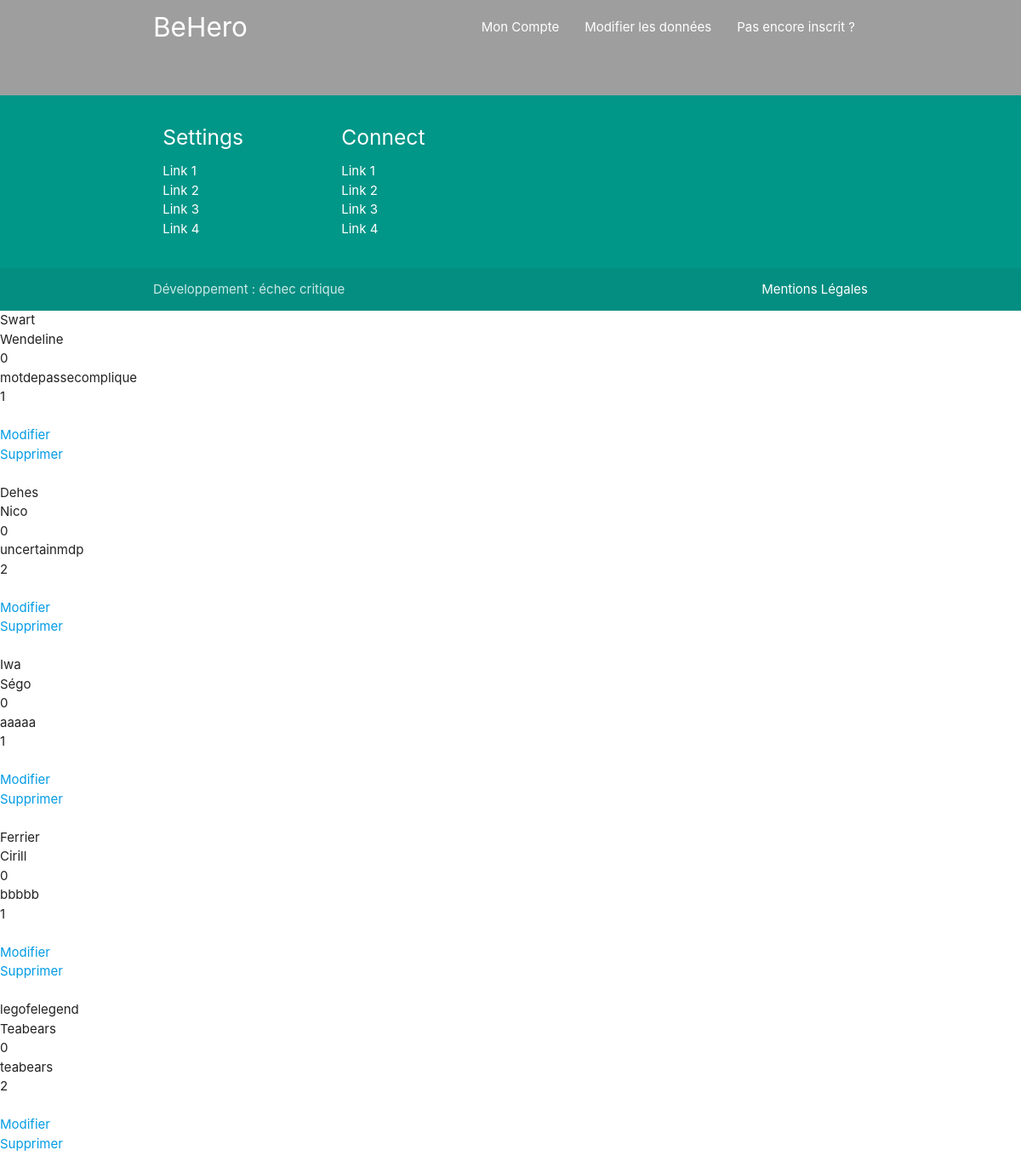
/selectEleve.php, run on an earlier commit of the app's database.
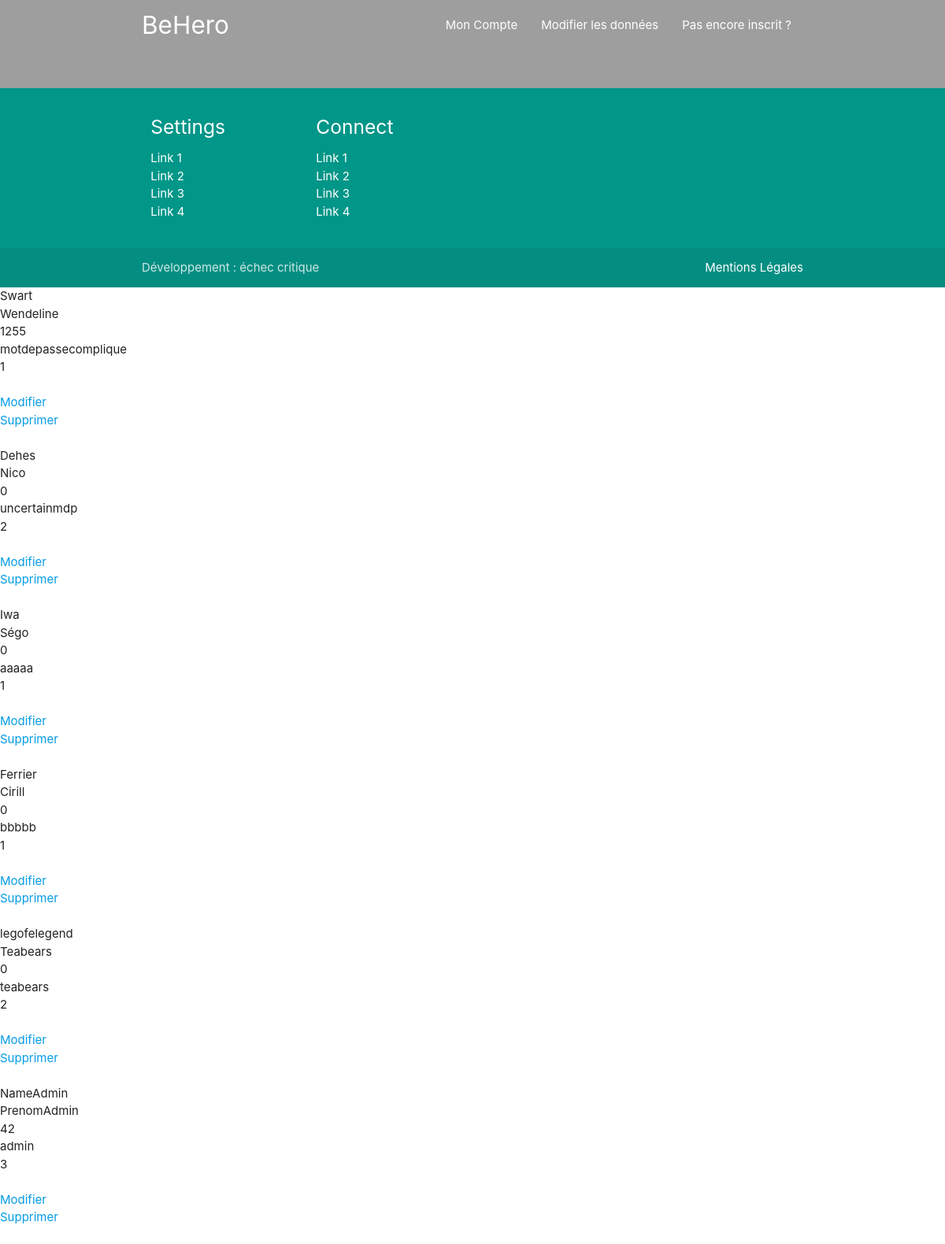
And on a later commit of the database.
### tables this page shows
CREATE TABLE IF NOT EXISTS `eleve` (
  `idE` int(11) NOT NULL AUTO_INCREMENT,
  `NomE` char(50) NOT NULL,
  `PrenomE` char(50) NOT NULL,
  `nbPoint` int(11) NOT NULL DEFAULT '0',
  `password` char(50) NOT NULL,
  `idC` int(11) NOT NULL,
  PRIMARY KEY (`idE`),
  KEY `fk_eleve` (`idC`)
);

### selectEleve.php (the view)
<?php include 'php/coDatabase.php';
      include'php/head.php';
      include 'php/nav.php';
      include 'php/footer.php';
try {
    $req = ("SELECT * FROM eleve");
    $traitement = $connect->prepare($req);
    $traitement -> execute();
        while($ligne = $traitement ->fetch()){
        echo $ligne['NomE'].'<br>';
        echo $ligne['PrenomE'].'<br>';
        echo $ligne['nbPoint'].'<br>';
        echo $ligne['password'].'<br>';
        echo $ligne['idC'].'<br><br>';
        echo"<a href=\"FormUpdate.php?id=".$ligne['idE']."\">Modifier</a><br>";
        echo"<a href=\"deleteEleve.php?id=".$ligne['idE']."\">Supprimer</a><br><br>";
    }
}catch(PDOException $e){
    die('Source  :'.$dsn.'Erreur :'.$e);
}

### php/head.php (shortened to what this page needs)
<head>
  <link href="css/materialize.css" type="text/css" rel="stylesheet" media="screen,projection"/>
  <link href="css/style.css" type="text/css" rel="stylesheet" media="screen,projection"/>
  <link rel="stylesheet" href="https://use.fontawesome.com/releases/v5.3.1/css/all.css">
</head>

### php/nav.php (shortened to what this page needs)
<nav class="grey nav-extended scrollspy" role="navigation" id="nav">
    <div class="nav-wrapper container">
        <a id="logo-container" href="index.php" class="brand-logo typoLogo">BeHero</a>
        <ul class="right hide-on-med-and-down">
            <?php include 'sous-nav.php' ?>
        </ul>
            <?php include 'sous-nav.php' ?>
    </div>
    <div class="nav-content container center">
      <ul class="tabs tabs-transparent">
      </ul>
    </div>
</nav>

### php/sous-nav.php
<?php
    if(isset($_SESSION['user'])){
        echo'<li><a href="deconnexion.php">Déconnexion</a></li>';
    }else{
        echo'<li><a href="connexion.php">Mon Compte</a></li>';
        echo'<li><a href="selectEleve.php">Modifier les données</a></li>';
        echo'<li><a href="FormInsert.php">Pas encore inscrit ?</a></li>';
    }
?>

### php/footer.php (shortened to what this page needs)
<footer class="page-footer teal">
    <div class="container">
        <div class="row">
            <div class="col l3 s12">
                <h5 class="white-text">Settings</h5>
                <ul>
                    <li><a class="white-text" href="#!">Link 1</a></li>
                    <li><a class="white-text" href="#!">Link 2</a></li>
                    <li><a class="white-text" href="#!">Link 3</a></li>
                    <li><a class="white-text" href="#!">Link 4</a></li>
                </ul>
            </div>
            <div class="col l3 s12">
                <h5 class="white-text">Connect</h5>
                <ul>
                    <li><a class="white-text" href="#!">Link 1</a></li>
                    <li><a class="white-text" href="#!">Link 2</a></li>
                    <li><a class="white-text" href="#!">Link 3</a></li>
                    <li><a class="white-text" href="#!">Link 4</a></li>
                </ul>
            </div>
        </div>
    </div>
    <div class="footer-copyright">
        <div class="container">
            Développement : échec critique
            <a class="right" style="color:white;" href="MentionsLegales.php">Mentions Légales</a>
        </div>
    </div>
</footer>

What changed in the data, as far as the page shows it:
changed eleve "Swart": nbPoint "0" → "1255"
added eleve: NomE "NameAdmin", PrenomE "PrenomAdmin", nbPoint "42", password "admin", idC "3"
